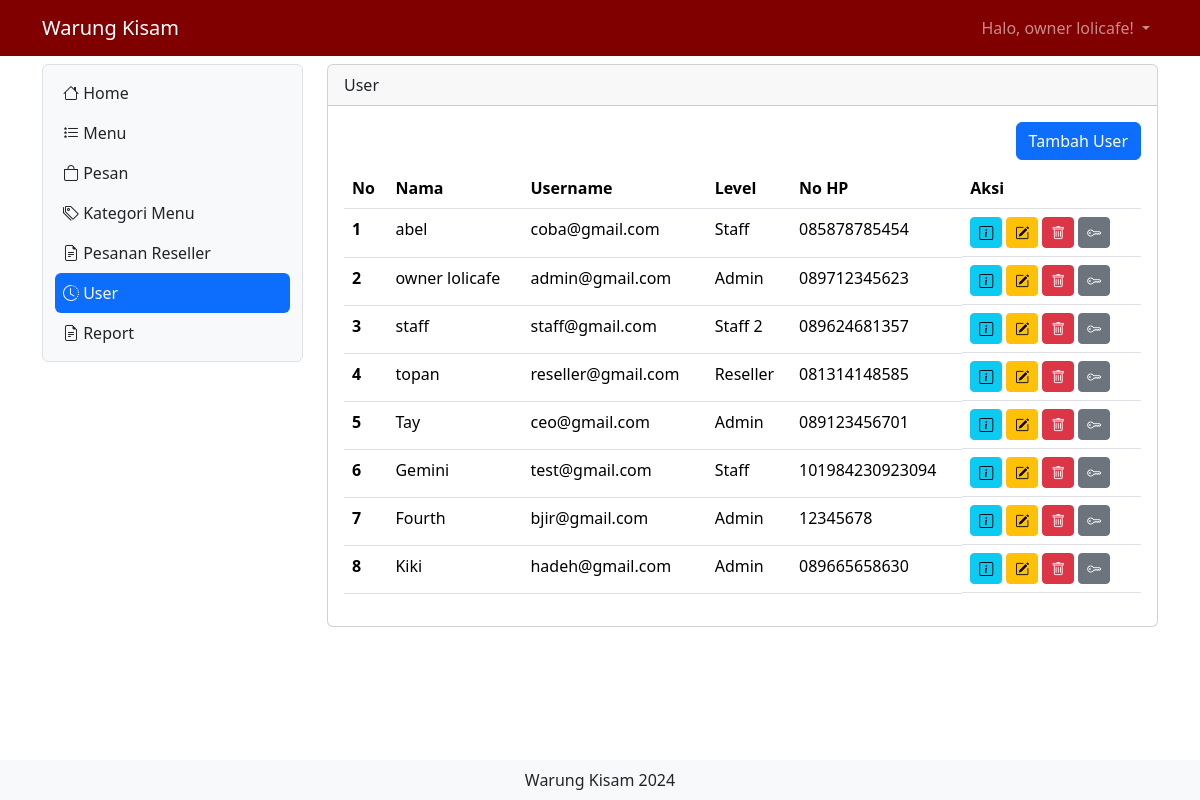
The page /home.php?x=user (signed in) on the database its author committed.
### tables this page shows
CREATE TABLE `user` (
  `id` int(11) NOT NULL,
  `nama` varchar(255) NOT NULL,
  `username` varchar(255) NOT NULL,
  `level` int(1) DEFAULT NULL,
  `no_hp` varchar(255) NOT NULL,
  `alamat` varchar(255) NOT NULL,
  `password` varchar(50) NOT NULL
);

### user.php (the view, shortened to what this page needs)
<?php
include "proses/connect.php";
$query = mysqli_query($conn, "SELECT * FROM user");
while ($record = mysqli_fetch_array($query)) {
    $result[] = $record;
}
?>
<div class="col-lg-9 mt-2">
    <div class="card">
        <div class="card-header">
            User
        </div>
        <div class="card-body">
            <div class="row">
                <div class="col d-flex justify-content-end">
                    <button class="btn btn-primary mb-2" data-bs-toggle="modal" data-bs-target="#ModalTambahUser">
                        Tambah
                        User </button>
                </div>
            </div>
                <?php
            if (empty($result)) {
                echo "Data User tidak ada";
            } else {
                ?>
                <div class="table-responsive">
                    <table class="table table-hover">
                        <thead>
                            <tr>
                                <th scope="col">No</th>
                                <th scope="col">Nama</th>
                                <th scope="col">Username</th>
                                <th scope="col">Level</th>
                                <th scope="col">No HP</th>
                                <th scope="col">Aksi</th>
                            </tr>
                        </thead>
                        <tbody>
                            <?php
                            $no = 1;
                            foreach ($result as $row) {
                                ?>
                                <tr>
                                    <th scope="row">
                                        <?php echo $no++ ?>
                                    </th>
                                    <td>
                                        <?php echo $row['nama'] ?>
                                    </td>
                                    <td>
                                        <?php echo $row['username'] ?>
                                    </td>
                                    <td>
                                        <?php
                                        if ($row['level'] == 1) {
                                            echo "Admin";
                                        } elseif ($row['level'] == 2) {
                                            echo "Staff";
                                        } elseif ($row['level'] == 3) {
                                            echo "Reseller";
                                        } elseif ($row['level'] == 4) {
                                            echo "Staff 2";
                                        }
                                        ?>
                                    </td>
                                    <td>
                                        <?php echo $row['no_hp'] ?>
                                    </td>
                                    <td class="d-flex">
                                        <button class="btn btn-info btn-sm me-1" data-bs-toggle="modal"
                                            data-bs-target="#ModalView<?php echo $row['id'] ?>"><i
                                                class="bi bi-info-square"></i></button>
                                        <button class="btn btn-warning btn-sm me-1" data-bs-toggle="modal"
                                            data-bs-target="#ModalUpdate<?php echo $row['id'] ?>"><i
                                                class="bi bi-pencil-square"></i></button>
                                        <button class="btn btn-danger btn-sm me-1" data-bs-toggle="modal"
                                            data-bs-target="#ModalDelete<?php echo $row['id'] ?>"><i
                                                class="bi bi-trash"></i></button>
                                        <button class="btn btn-secondary btn-sm me-1" data-bs-toggle="modal"
                                            data-bs-target="#ModalResetPassword<?php echo $row['id'] ?>"><i class="bi bi-key">
                                            </i></button>
                                    </td>
                                </tr>
                                <?php
                            }
                            ?>
                        </tbody>
                    </table>
                    <?php
            }
            ?>
            </div>
        </div>
    </div>
</div>

### header.php (shortened to what this page needs)
<?php
include "proses/connect.php";
$query = mysqli_query($conn, "SELECT * FROM user WHERE username='$_SESSION[username_warungkisam]'");
?>
<nav class="navbar navbar-dark navbar-expand" style="background-color: maroon">
    <div class="container-lg">
        <a class="navbar-brand" href="index.php">Warung Kisam</a>
        <div class="collapse navbar-collapse justify-content-end" id="navbarNavDropdown">
            <ul class="navbar-nav">
                <li class="nav-item dropdown">
                    <a class="nav-link dropdown-toggle" href="#" role="button" data-bs-toggle="dropdown"
                        aria-expanded="false">
                        Halo,
                        <?php echo $hasil['nama']; ?>!
                    </a>
                </li>
            </ul>
        </div>
    </div>
</nav>

### rows shown on the page
user: nama "owner lolicafe", username "admin@gmail.com", level "Admin", no_hp "089712345623"
user: nama "abel", username "coba@gmail.com", level "Staff", no_hp "085878785454"
user: nama "staff", username "staff@gmail.com", level "Staff 2", no_hp "089624681357"
user: nama "topan", username "reseller@gmail.com", level "Reseller", no_hp "081314148585"
user: nama "Tay", username "ceo@gmail.com", level "Admin", no_hp "089123456701"
user: nama "Gemini", username "test@gmail.com", level "Staff", no_hp "101984230923094"
user: nama "Fourth", username "bjir@gmail.com", level "Admin", no_hp "12345678"
user: nama "Kiki", username "hadeh@gmail.com", level "Admin", no_hp "089665658630"
